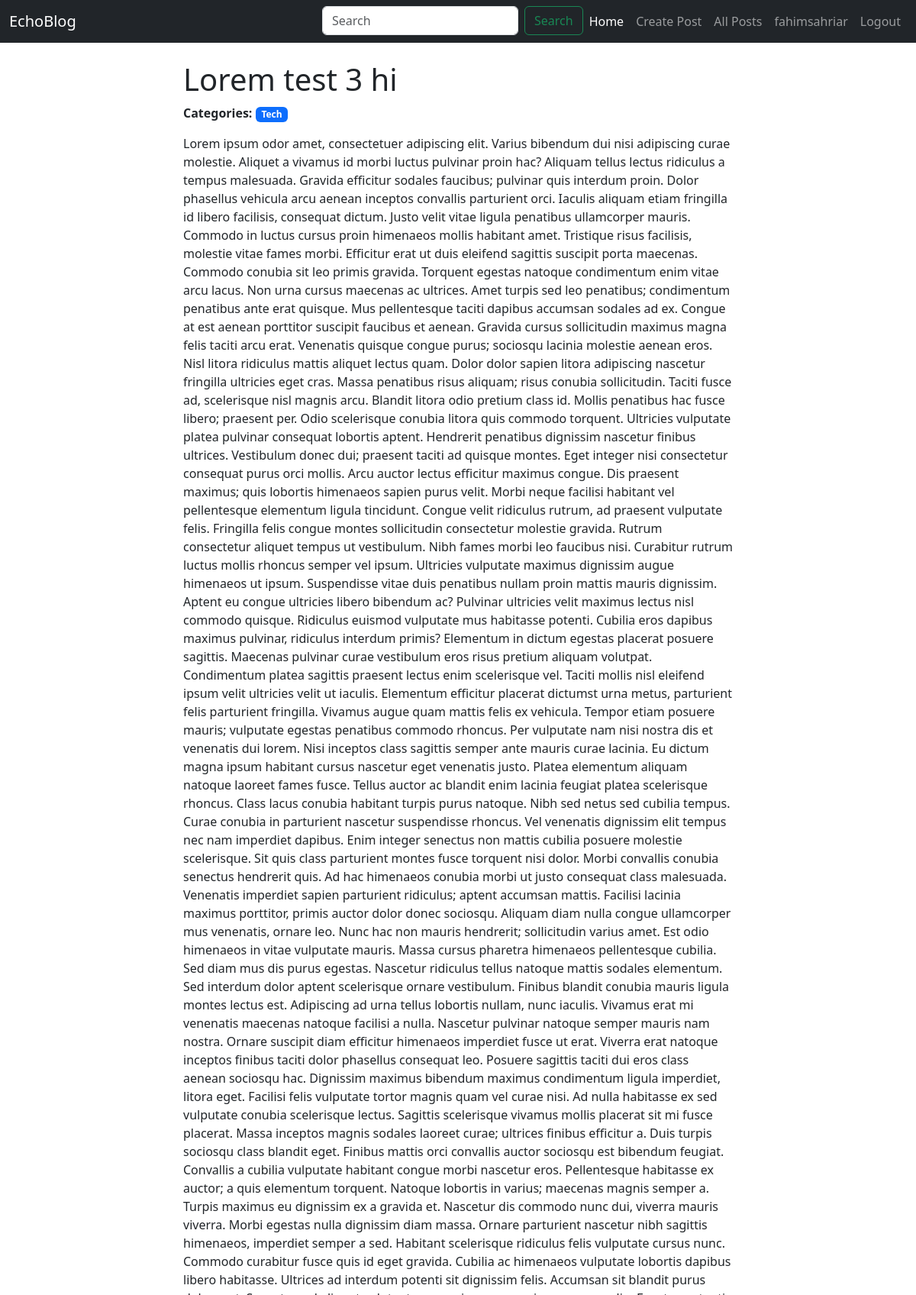
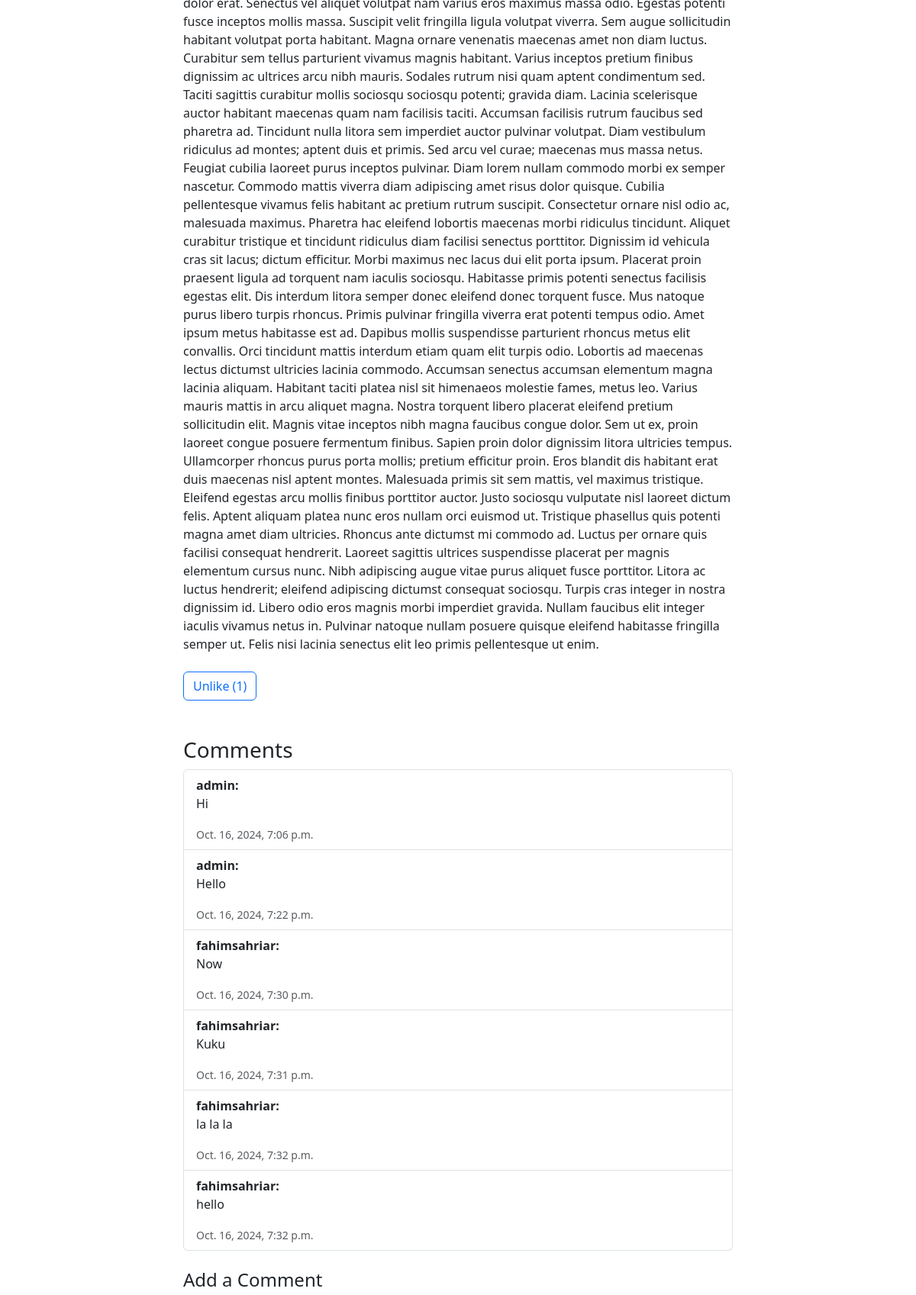
/post/6/ (signed in, upper part), run on the app's committed database (2 pictures, top to bottom).
### main/models.py (models this page shows, shortened)
class Post(models.Model):
    title = models.CharField(max_length=200)
    content = models.TextField(null=True)
    author = models.ForeignKey(User, on_delete=models.CASCADE, null=True)
    created_at = models.DateTimeField(auto_now_add=True)
    updated_at = models.DateTimeField(auto_now=True)
    categories = models.ManyToManyField('Category')
    likes = models.ManyToManyField(User, related_name='post_likes', blank=True)

class Category(models.Model):
    name = models.CharField(max_length=100)

class Comment(models.Model):
    post = models.ForeignKey(Post, related_name='comments', on_delete=models.CASCADE)
    author = models.ForeignKey(User, on_delete=models.CASCADE)
    content = models.TextField()
    created_at = models.DateTimeField(auto_now_add=True)

### main/views.py (the view)
# urls.py: path('post/<int:pk>/', views.post_detail, name='post_detail'),
@login_required
def post_detail(request, pk):
    if request.method == "POST":
        content = request.POST.get('content')
        if content:
            post = get_object_or_404(Post, id=pk)
            comment = Comment.objects.create(post=post, author=request.user, content=content)
            return redirect('post_detail', pk=pk)
    post = get_object_or_404(Post, pk=pk)
    comments = post.comments.all()
    is_liked = post.likes.filter(id=request.user.id).exists()
    context = {
        'post': post,
        'comments': comments,
        'is_liked': is_liked,
        'total_likes': post.likes.count(),
    }
    return render(request, 'blog/post_detail.html', context)

### templates/blog/post_detail.html (shortened to what this page needs)
{% extends 'blog/base.html' %}
{% block content %}
<div class="container">
    <div class="row">
        <div class="col-md-8 offset-md-2">
            <h1 class="mt-4">{{ post.title }}</h1>
            <div class="mb-3">
                <strong>Categories:</strong>
                {% for category in post.categories.all %}
                    <span class="badge bg-primary">{{ category.name }}</span>
                {% endfor %}
            </div>
            <div class="post-content mb-4">
                <p>{{ post.content }}</p>
            </div>
            <div class="mb-4">
                <button id="like-button" class="btn btn-outline-primary" data-post-id="{{ post.id }}">
                    {% if user in post.likes.all %}
                        Unlike ({{ post.likes.count }})
                    {% else %}
                        Like ({{ post.likes.count }})
                    {% endif %}
                </button>
            </div>
            <h3 class="mt-5">Comments</h3>
            {% if post.comments.exists %}
                <ul class="list-group mb-4">
                    {% for comment in post.comments.all %}
                        <li class="list-group-item">
                            <strong>{{ comment.author }}:</strong>
                            <p>{{ comment.content }}</p>
                            <small class="text-muted">{{ comment.created_at }}</small>
                        </li>
                    {% endfor %}
                </ul>
            {% else %}
                <p>No comments yet. Be the first to comment!</p>
            {% endif %}
            <h4>Add a Comment</h4>
        </div>
    </div>
</div>
{% endblock %}

### templates/blog/base.html (shortened to what this page needs)
<!DOCTYPE html>
<html lang="en">
<head>
    <link href="https://cdn.jsdelivr.net/npm/bootstrap@5.3.1/dist/css/bootstrap.min.css" rel="stylesheet">
    <link href="https://cdnjs.cloudflare.com/ajax/libs/bootstrap-icons/1.10.3/font/bootstrap-icons.min.css" rel="stylesheet">
</head>
<body>
    <nav class="navbar navbar-expand-lg navbar-dark bg-dark fixed-top">
        <div class="container-fluid">
            <a class="navbar-brand" href="/">EchoBlog</a>
            <div class="collapse navbar-collapse" id="navbarNav">
                <ul class="navbar-nav ms-auto">
                    {% if user.is_authenticated %}
                    <li class="nav-item">
                        <form class="d-flex" method="GET" action="{% url 'search_posts' %}">
                            <input class="form-control me-2" type="search" name="q" placeholder="Search" aria-label="Search">
                            <button class="btn btn-outline-success" type="submit">Search</button>
                        </form>
                    </li>
                    {% endif %}
                    <li class="nav-item">
                        <a class="nav-link active" aria-current="page" href="/">Home</a>
                    </li>
                    {% if user.is_authenticated %}
                    <li class="nav-item">
                        <a class="nav-link" href="{% url 'create_post' %}">Create Post</a>
                    </li>
                    <li class="nav-item">
                        <a class="nav-link" href="{% url 'post_list' %}">All Posts</a>
                    </li>
                    <li class="nav-item">
                        <a class="nav-link" href="{% url 'user_profile' user.username %}">{{ user.username }}</a>
                    </li>
                    <li class="nav-item">
                        <a class="nav-link" href="{% url 'user_logout' %}">Logout</a>
                    </li>
                    {% endif %}
                </ul>
            </div>
        </div>
    </nav>
    <main class="container">
        <div class="row">
            <div class="col-12">
                {% block content %}{% endblock %}
            </div>
        </div>
    </main>
</body>
</html>

### templates/blog/base.html (style rules this page uses)
html, body { height: 100%; }
body { display: flex; flex-direction: column; padding-top: 56px; }
main { flex: 1; }

### data on the page
Post: title "Lorem test 3 hi", content "Lorem ipsum odor amet, consectetuer adipiscing elit. Varius bibendum dui nisi adipiscing curae molestie. Aliquet a vivamus id morbi luctus pulvinar proin hac? Aliquam tellus lectus ridiculus a tempus malesuada. Gravida efficitur sodales faucibus; pulvinar quis interdum proin. Dolor phasellus vehicula arcu aenean inceptos convallis parturient orci. Iaculis aliquam etiam fringilla id libero facilisis, consequat dictum. Justo velit vitae ligula penatibus ullamcorper mauris. Commodo in luctus cursus proin himenaeos mollis habitant amet. Tristique risus facilisis, molestie vitae fames morbi. Efficitur erat ut duis eleifend sagittis suscipit porta maecenas. Commodo conubia sit leo primis gravida.…", likes.count "1"
Category: name "Tech"
Comment: author "admin", content "Hi", created_at "Oct. 16, 2024, 7:06 p.m."
Comment: author "admin", content "Hello", created_at "Oct. 16, 2024, 7:22 p.m."
Comment: author "fahimsahriar", content "Now", created_at "Oct. 16, 2024, 7:30 p.m."
Comment: author "fahimsahriar", content "Kuku", created_at "Oct. 16, 2024, 7:31 p.m."
Comment: author "fahimsahriar", content "la la la", created_at "Oct. 16, 2024, 7:32 p.m."
Comment: author "fahimsahriar", content "hello", created_at "Oct. 16, 2024, 7:32 p.m."

### other printed values
{{ user.username }} "fahimsahriar"
